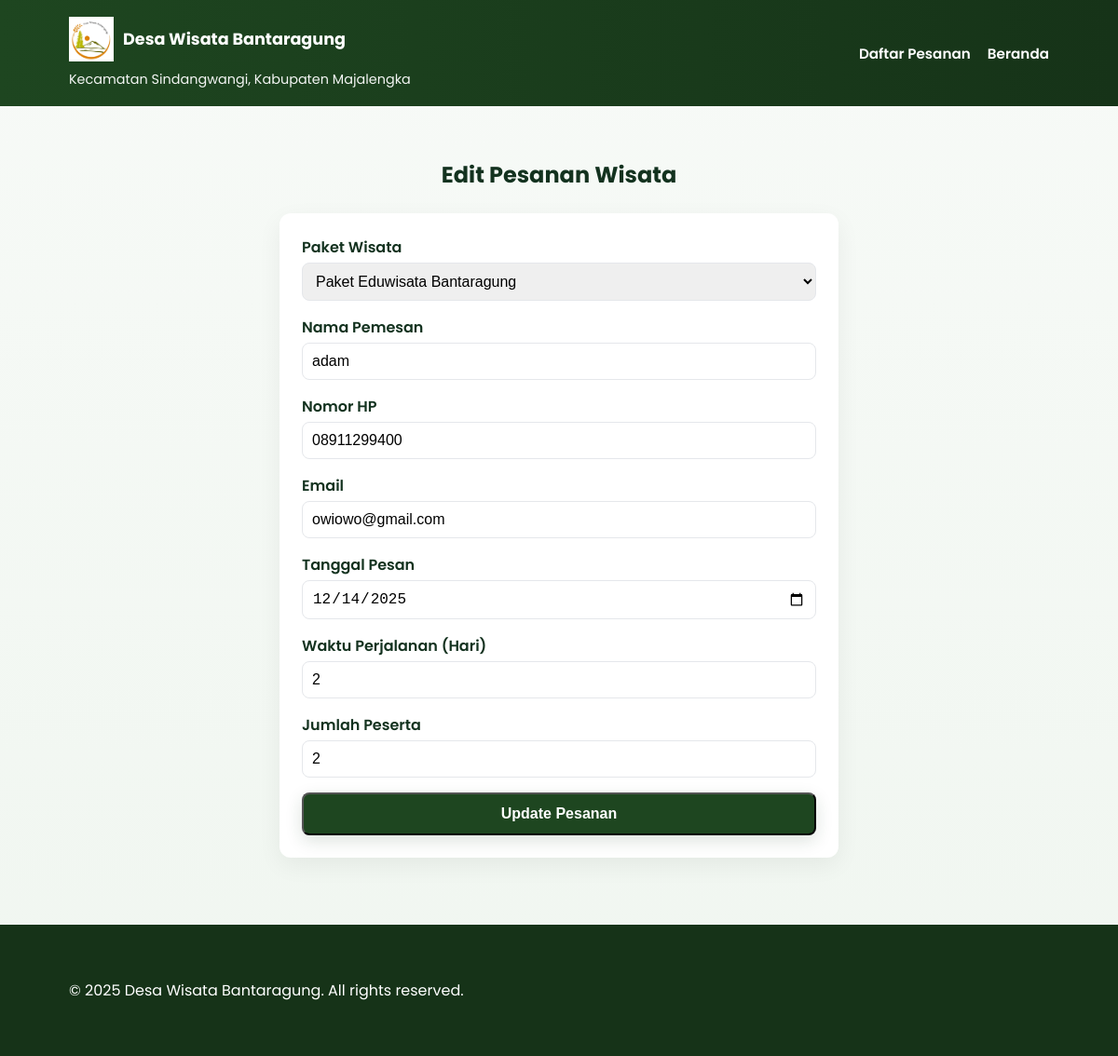
Screenshot of /edit_pesanan.php?id=2 with the database file from the repository.
### tables this page shows
CREATE TABLE `pesanan` (
  `id` int(11) NOT NULL,
  `nama` varchar(100) NOT NULL,
  `hp` varchar(20) NOT NULL,
  `email` varchar(100) DEFAULT NULL,
  `tanggal` date NOT NULL,
  `hari` int(11) NOT NULL,
  `peserta` int(11) NOT NULL,
  `paket` varchar(255) NOT NULL,
  `penginapan` int(11) DEFAULT 0,
  `transportasi` int(11) DEFAULT 0,
  `makan` int(11) DEFAULT 0,
  `harga_paket` int(11) NOT NULL,
  `total` int(11) NOT NULL
);

### edit_pesanan.php (the view, shortened to what this page needs)
<?php
include 'koneksi.php';
$id = $_GET['id'];
$data = mysqli_query($conn, "SELECT * FROM pesanan WHERE id='$id'");
$d = mysqli_fetch_array($data);
?>
<!DOCTYPE html>
<html lang="id">
<head>
    <link rel="stylesheet" href="style.css">
</head>
<body class="site-font">
    <header class="header">
        <div class="container header-inner">
            <div>
                <a href="index.php" class="brand-link" aria-label="Beranda Desa Wisata Bantaragung">
                    <img src="images/logo.png" alt="Logo Desa Wisata Bantaragung" class="site-logo">
                <span class="brand-text">Desa Wisata Bantaragung</span>
</a>
                <p class="tagline">Kecamatan Sindangwangi, Kabupaten Majalengka</p>
            </div>
            <nav class="navbar" aria-label="Main navigation">
                <ul id="nav-list">
                    <li><a href="modifikasi_pesanan.php">Daftar Pesanan</a></li>
                    <li><a href="index.php">Beranda</a></li>
                </ul>
            </nav>
        </div>
    </header>
    <main>
        <section class="container" style="padding: 36px 0;">
            <h2 style="text-align: center; margin-bottom: 24px;">Edit Pesanan Wisata</h2>
            <div class="form-container">
                <form action="proses_edit.php" method="POST">
                    <div class="form-group">
                        <label for="paket">Paket Wisata</label>
                        <select name="paket" id="paket">
                            <option value="Paket Eduwisata Bantaragung" <?= (isset($d['paket']) && $d['paket'] == 'Paket Eduwisata Bantaragung') ? 'selected' : ''; ?>>Paket Eduwisata Bantaragung</option>
                        </select>
                    </div>
                    <div class="form-group">
                        <label for="nama">Nama Pemesan</label>
                        <input type="text" name="nama" id="nama" value="<?= $d['nama']; ?>" required>
                    </div>
                    <div class="form-group">
                        <label for="hp">Nomor HP</label>
                        <input type="tel" name="hp" id="hp" value="<?= $d['hp']; ?>" required>
                    </div>
                    <div class="form-group">
                        <label for="email">Email</label>
                        <input type="email" name="email" id="email" value="<?= isset($d['email']) ? $d['email'] : ''; ?>" required>
                    </div>
                    <div class="form-group">
                        <label for="tanggal">Tanggal Pesan</label>
                        <input type="date" name="tanggal" id="tanggal" value="<?= $d['tanggal']; ?>" required>
                    </div>
                    <div class="form-group">
                        <label for="hari">Waktu Perjalanan (Hari)</label>
                        <input type="number" name="hari" id="hari" value="<?= $d['hari']; ?>" min="1" required>
                    </div>
                    <div class="form-group">
                        <label for="peserta">Jumlah Peserta</label>
                        <input type="number" name="peserta" id="peserta" value="<?= $d['peserta']; ?>" min="1" required>
                    </div>
                    <button type="submit" class="btn primary" style="width: 100%; padding: 12px; font-size: 16px;">Update Pesanan</button>
                </form>
            </div>
        </section>
    </main>
    <footer class="footer">
        <div class="container">
            <p>&copy; 2025 Desa Wisata Bantaragung. All rights reserved.</p>
        </div>
    </footer>
</body>
</html>

### style.css (style rules this page uses)
:root { --green-700: #163318; --green-800: #1e4620; --muted: #6b7280; --card-bg: #ffffff; --radius: 12px; }
* { box-sizing:border-box }
body { margin:0; background: linear-gradient(180deg,#f7faf7 0%, #f0f6f0 100%); color:#13321f; -webkit-font-smoothing:antialiased; -moz-osx-font-smoothing:grayscale; }
.container { max-width:1100px;margin:0 auto;padding:24px }
.header { background:linear-gradient(90deg,var(--green-800),var(--green-700));color:#fff }
.header-inner { display:flex;align-items:center;justify-content:space-between;padding:18px 24px }
.tagline { margin:2px 0 0;font-size:0.9rem;opacity:0.95 }
.brand-link { display: inline-flex; align-items: center; gap: 10px; text-decoration: none; color: inherit; }
.site-logo { height: 48px; width: auto; display: inline-block; vertical-align: middle; }
.brand-text { font-weight: 700; font-size: 1.1rem; }
.navbar { display:flex;align-items:center }
.navbar #nav-list { display:flex;gap:18px;list-style:none;margin:0;padding:0 }
.navbar a { color:#fff;text-decoration:none;font-weight:600;font-size:0.95rem }
.btn { display:inline-block;padding:10px 18px;border-radius:8px;text-decoration:none }
.btn.primary { background:var(--green-800);color:#fff;font-weight:600;box-shadow:0 6px 18px rgba(30,70,32,0.15) }
.footer { background:var(--green-700);color:#fff;padding:18px 0;margin-top:36px }
.footer .container { display:flex;justify-content:space-between;align-items:center;gap:12px }

### edit_pesanan.php (style rules this page uses)
.site-font { font-family: Poppins, Arial, sans-serif; }
.form-container { max-width: 600px; margin: 0 auto; background: var(--card-bg); padding: 24px; border-radius: 12px; box-shadow: 0 8px 26px rgba(5,25,10,0.06); }
.form-group { margin-bottom: 16px; }
label { display: block; margin-bottom: 4px; font-weight: 600; }
input, select { width: 100%; padding: 10px; border: 1px solid #e5e7eb; border-radius: 8px; font-size: 16px; }

### rows the page displays
pesanan: paket "Paket Eduwisata Bantaragung", nama "adam", hp "08911299400", email "owiowo@gmail.com", tanggal "12/14/2025", hari "2", peserta "2"
